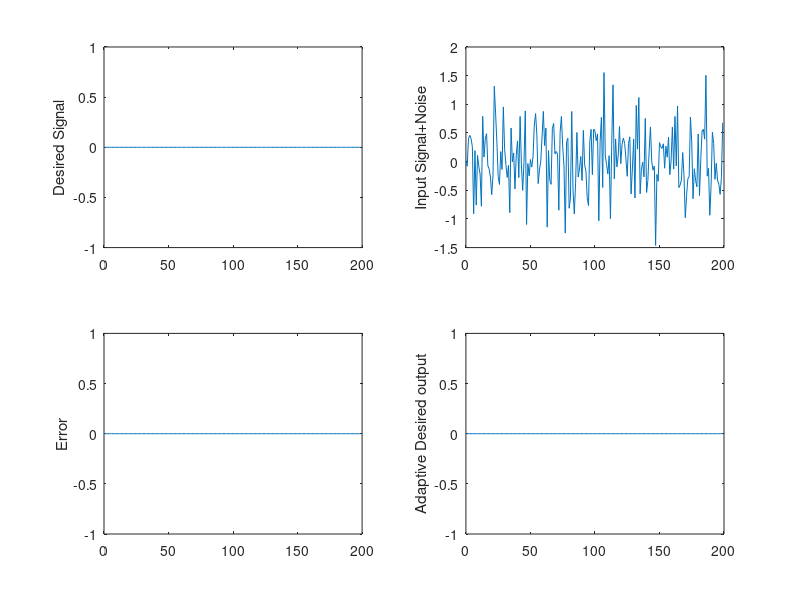

Recreate this plot in MATLAB.
N = 200;
M = 5;
t=[0:N-1];
w=zeros(M,N); 
mu=0.2;%input('mu = ');
y(1) = 0.0;
y(2) = 0.0;
for j = 3:N
 y(j) = 0.95*y(j-1) - 0.195*y(j-2); 
end

x = y+randn(1,N)*0.5;
%x= y;
d = y;
for i=(M+1):N
   e(i) = d(i) -  x((i-(M)+1):i)*w(:,i);
   w(:,i+1) = w(:,i) + mu * e(i) * x((i-(M)+1):i)';
end
for i=(M+1):N
    yd(i) = x((i-(M)+1):i)*w(:,i);  
end
  subplot(221),plot(t,d),ylabel('Desired Signal'),
  subplot(222),plot(t,x),ylabel('Input Signal+Noise'),
  subplot(223),plot(t,e),ylabel('Error'),
  subplot(224),plot(t,yd),ylabel('Adaptive Desired output')